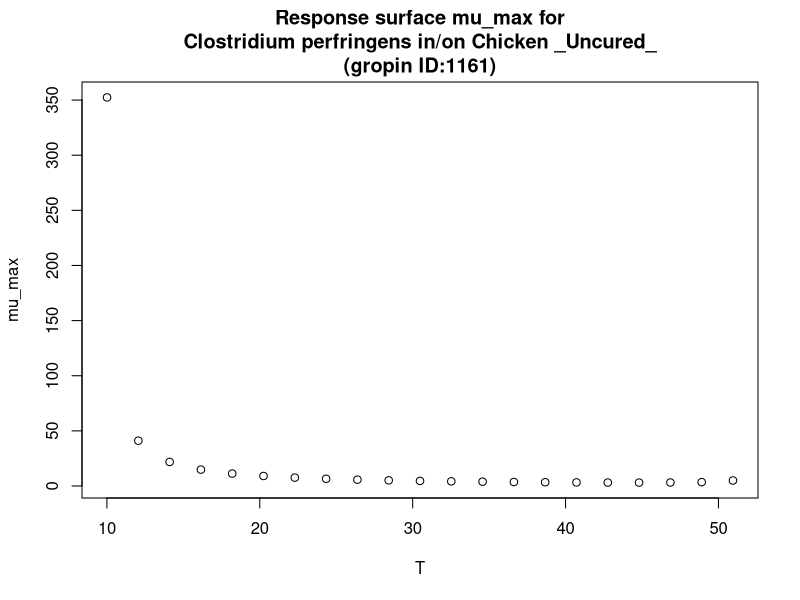

Recreate this plot in R.
#############################
# start of Parameter script
#############################
T <- seq(10.01,50.949050949051,length.out=21)
#############################
# end of Parameter script
#############################
############################# 
# start of Model script Gropin ID 1161 
#############################
 
# constant coefficients for this model
 
variables <- data.frame(T)
argumentsPar <- expand.grid(variables)
 
# heart of the model
response_surface <- function(T) {
   mumax <-((sqrt(0.048^2)*sqrt((T-9.74)^2)*sqrt((sqrt(1-exp(0.208*(T-52.1))))^2))^(-1))*log(1+(1/0.0105))

return(mumax=mumax)
} 

# output parameters
mumax <- cbind(argumentsPar,response_surface(argumentsPar['T']))
colnames(mumax) <- c(colnames(argumentsPar),'mumax')
#############################
# End of Model script
#############################
############################# 
# start of Visualisation script Gropin ID 1161 
#############################
plot(T,mumax$mumax,
                          xlab='T',
                          ylab='mu_max',main='Response surface mu_max for
Clostridium perfringens in/on Chicken _Uncured_
(gropin ID:1161)')
#############################
# End of Visualisation script
#############################
